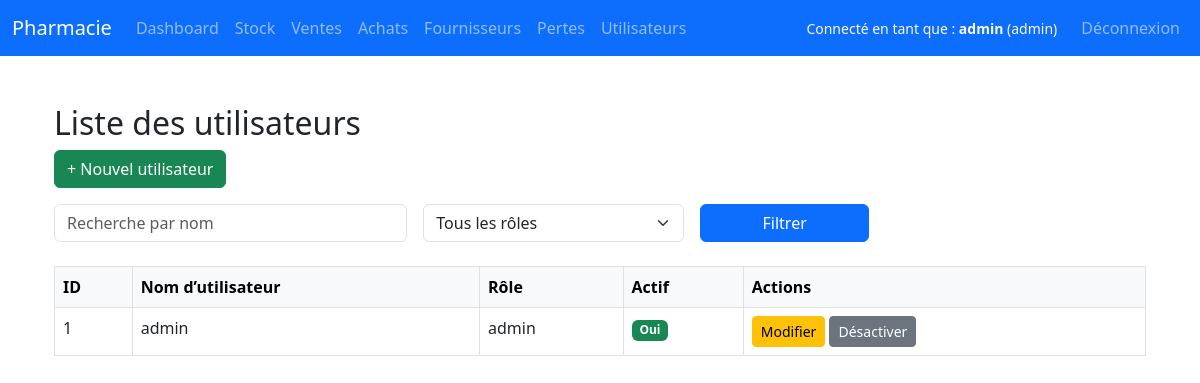
/admin/admin/users (signed in), run on an earlier commit of the app's database.
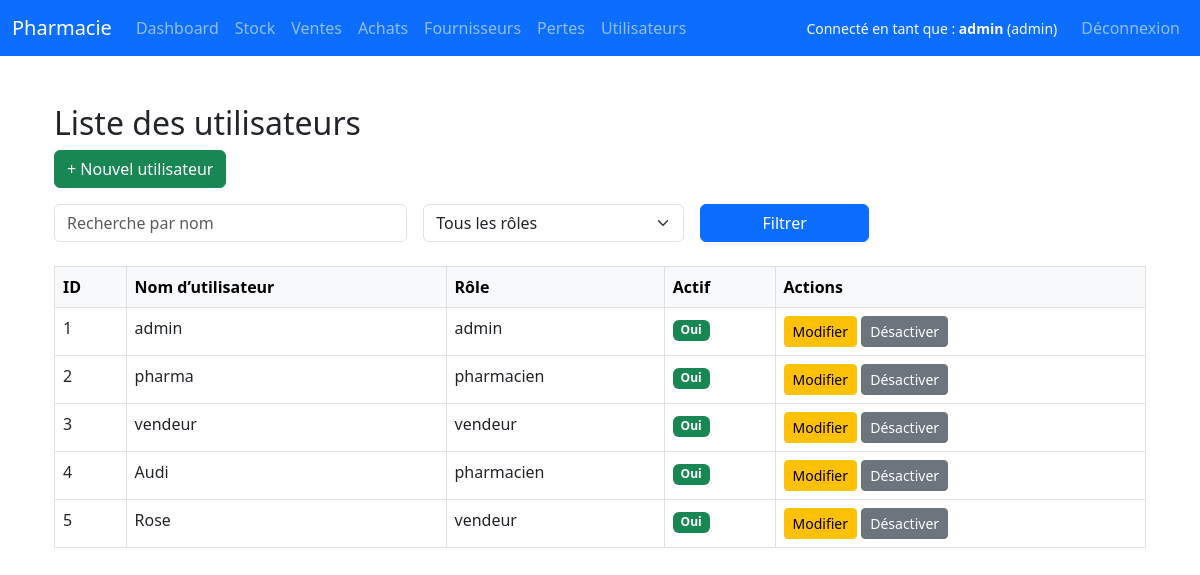
And on a later commit of the database.
### app/models.py (models this page shows)
class User(UserMixin, db.Model):
    id = db.Column(db.Integer, primary_key=True)
    username = db.Column(db.String(80), unique=True, nullable=False)
    password = db.Column(db.String(200), nullable=False)
    role = db.Column(db.String(20), nullable=False)  # admin, pharmacien, vendeur...
    is_active = db.Column(db.Boolean, default=True)
    sales = db.relationship('Sale', back_populates='user')

### app/routes/admin.py (the view)
@bp.route('/admin/users')
@login_required
@role_required('admin')
def list_users():
    search = request.args.get('search', '')
    role_filter = request.args.get('role', '')
    query = User.query
    if search:
        query = query.filter(User.username.ilike(f"%{search}%"))
    if role_filter:
        query = query.filter_by(role=role_filter)
    users = query.order_by(User.id).all()
    return render_template('admin/user_list.html', users=users, search=search, role_filter=role_filter)

### app/routes/auth.py (called while the page is built)
@login_manager.user_loader
def load_user(user_id):
    return User.query.get(int(user_id))

### app/templates/admin/user_list.html (shortened to what this page needs)
{% extends "base.html" %}
{% block content %}
<div class="container mt-5">
    <h2>Liste des utilisateurs</h2>
    <a href="{{ url_for('admin.create_user') }}" class="btn btn-success mb-3">+ Nouvel utilisateur</a>
    <form method="get" class="row g-3 mb-4">
        <div class="col-md-4">
            <input type="text" name="search" placeholder="Recherche par nom" class="form-control" value="{{ search }}">
        </div>
        <div class="col-md-3">
            <select name="role" class="form-select">
                <option value="">Tous les rôles</option>
            </select>
        </div>
        <div class="col-md-2">
            <button type="submit" class="btn btn-primary w-100">Filtrer</button>
        </div>
    </form>
    <table class="table table-bordered table-hover">
        <thead class="table-light">
            <tr>
                <th>ID</th>
                <th>Nom d’utilisateur</th>
                <th>Rôle</th>
                <th>Actif</th>
                <th>Actions</th>
            </tr>
        </thead>
        <tbody>
            {% for user in users %}
            <tr>
                <td>{{ user.id }}</td>
                <td>{{ user.username }}</td>
                <td>{{ user.role }}</td>
                <td>
                    {% if user.is_active %}
                        <span class="badge bg-success">Oui</span>
                    {% else %}
                        <span class="badge bg-danger">Non</span>
                    {% endif %}
                </td>
                <td>
                    <a href="{{ url_for('admin.edit_user', user_id=user.id) }}" class="btn btn-sm btn-warning">Modifier</a>
                    <a href="{{ url_for('admin.toggle_user_status', user_id=user.id) }}" class="btn btn-sm btn-secondary">
                        {% if user.is_active %}Désactiver{% else %}Activer{% endif %}
                    </a>
                </td>
            </tr>
            {% endfor %}
        </tbody>
    </table>
</div>
{% endblock %}

### app/templates/base.html (shortened to what this page needs)
<!DOCTYPE html>
<html lang="fr">
<head>
    <link href="https://cdn.jsdelivr.net/npm/bootstrap@5.3.0/dist/css/bootstrap.min.css" rel="stylesheet" />
</head>
<body>
<nav class="navbar navbar-expand-lg navbar-dark bg-primary">
    <div class="container-fluid">
        <a class="navbar-brand" href="{{ url_for('dashboard.dashboard') }}">Pharmacie</a>
        <div class="collapse navbar-collapse" id="navMenu">
            {% if current_user.is_authenticated %}
            <ul class="navbar-nav me-auto mb-2 mb-lg-0">
                <li class="nav-item">
                    <a class="nav-link" href="{{ url_for('dashboard.dashboard') }}">Dashboard</a>
                </li>
                <li class="nav-item">
                    <a class="nav-link" href="{{ url_for('drug.list_drugs') }}">Stock</a>
                </li>
                <li class="nav-item">
                    <a class="nav-link" href="{{ url_for('sale.list_sales') }}">Ventes</a>
                </li>
                {% if current_user.role in ['admin', 'pharmacien'] %}
                <li class="nav-item">
                    <a class="nav-link" href="{{ url_for('purchase.list_purchases') }}">Achats</a>
                </li>
                <li class="nav-item">
                    <a class="nav-link" href="{{ url_for('supplier.list_suppliers') }}">Fournisseurs</a>
                </li>
                <li class="nav-item">
                    <a class="nav-link" href="{{ url_for('drug.list_losses') }}">Pertes</a>
                </li>
                {% endif %}
                {% if current_user.role == 'admin' %}
                <li class="nav-item">
                    <a class="nav-link" href="{{ url_for('admin.list_users') }}">Utilisateurs</a>
                </li>
                {% endif %}
            </ul>
            <ul class="navbar-nav ms-auto">
                <li class="nav-item d-flex align-items-center me-3">
                    <small class="text-light">
                        Connecté en tant que : <strong>{{ current_user.username }}</strong> ({{ current_user.role }})
                    </small>
                </li>
                <li class="nav-item">
                    <a class="nav-link" href="{{ url_for('auth.logout') }}">Déconnexion</a>
                </li>
            </ul>
            {% endif %}
        </div>
    </div>
</nav>
<div class="container mt-4">
    {% block content %}{% endblock %}
</div>
</body>
</html>

What changed in the data, as far as the page shows it:
added User: id "2", username "pharma", role "pharmacien", is_active "Oui"
added User: id "3", username "vendeur", role "vendeur", is_active "Oui"
added User: id "4", username "Audi", role "pharmacien", is_active "Oui"
added User: id "5", username "Rose", role "vendeur", is_active "Oui"
